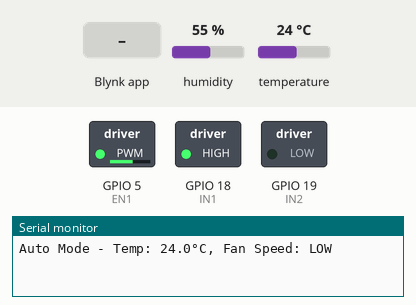
Simulated run of this sketch. Board: ESP32. On the bench: switched loads named in the sketch (green lamp = pin HIGH), the last lines printed to the serial monitor. Inputs (shaded band) come from the test bench; at power-on: temperature 24 °C, humidity 55 %. WiFi joins after 1.5 s; servers stay silent unless stated.

Above: at 3.0 s.
3.1 s: temperature set to 33 °C
At 5.3 s:
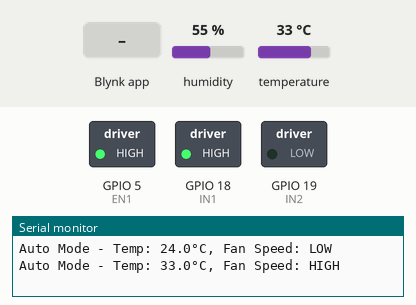
5.8 s: Blynk app writes 1 to V2
8.5 s: Blynk app writes 1 to V3
At 11.1 s:
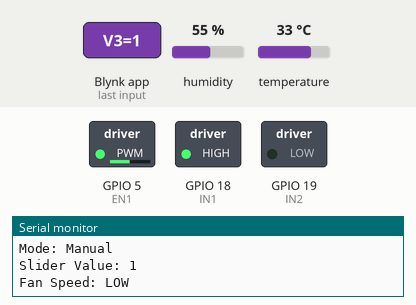
11.4 s: Blynk app writes 200 to V3
At 12.5 s:
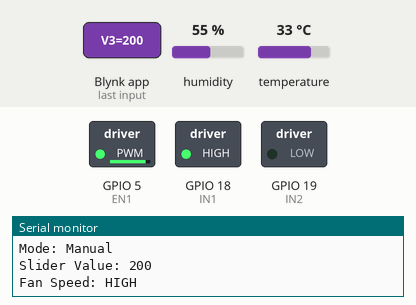
14.1 s: Blynk app writes 0 to V3
At 17.3 s:
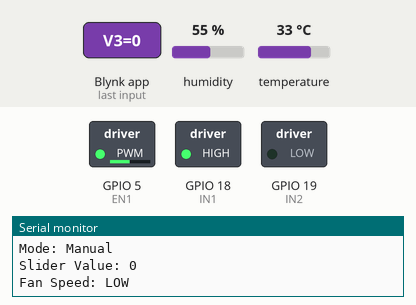
Timing chart, 0 to 18.4 s (numbered marks = the images above; inputs shaded):
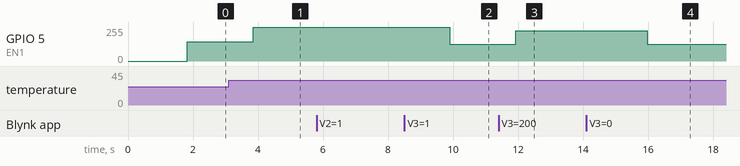

The sketch:

working_fan_control_dht11.ino
```cpp
#define BLYNK_TEMPLATE_ID "TMPL3ZVsANCjk"
#define BLYNK_TEMPLATE_NAME "Fan control"
#define BLYNK_AUTH_TOKEN "2gHXBdDEeyC4HKwaq4Vk_qcPJ-3g1Y-n"

#include <WiFi.h>
#include <BlynkSimpleEsp32.h>
#include <DHT.h>

// WiFi credentials
char auth[] = BLYNK_AUTH_TOKEN;
char ssid[] = "Test123";
char pass[] = "00000000";

// DHT11 sensor setup
#define DHTPIN 15
#define DHTTYPE DHT11
DHT dht(DHTPIN, DHTTYPE);

// Motor control pins
const int IN1 = 18;
const int IN2 = 19;
const int EN1 = 5;  // PWM pin

// PWM settings
const int pwmFreq = 5000;
const int pwmRes = 12;  // 12-bit resolution (0–4095)

// Fan control state
bool manualMode = false;
int manualSliderValue = 0;

// Manual mode: Fan speed level based on slider value
String getSpeedLevelFromSlider(int sliderValue) {
  if (sliderValue <= 120) return "LOW";
  else if (sliderValue <= 160) return "MEDIUM";
  else return "HIGH";
}

// Auto mode: Fan speed level based on PWM value
String getSpeedLevelFromPWM(int pwmValue) {
  if (pwmValue <= 2800) return "LOW";
  else if (pwmValue <= 3500) return "MEDIUM";
  else return "HIGH";
}

// Set fan speed using mapped PWM
void setFanSpeed(int sliderValue) {
  int pwmValue = map(sliderValue, 0, 255, 2000, 4095);
  ledcWrite(EN1, pwmValue);

  Serial.println("Mode: Manual");
  Serial.printf("Slider Value: %d\n", sliderValue);
  Serial.printf("Fan Speed: %s\n", getSpeedLevelFromSlider(sliderValue).c_str());

  // Optional: Blynk.virtualWrite(V4, getSpeedLevelFromSlider(sliderValue));
}

void setup() {
  Serial.begin(115200);
  dht.begin();

  pinMode(IN1, OUTPUT);
  pinMode(IN2, OUTPUT);
  digitalWrite(IN1, HIGH);
  digitalWrite(IN2, LOW);

  // Use new unified PWM attach method
  if (!ledcAttach(EN1, pwmFreq, pwmRes)) {
    Serial.println("PWM attach failed!");
  }

  Blynk.begin(auth, ssid, pass);
}

// Mode switch (manual/auto)
BLYNK_WRITE(V2) {
  manualMode = param.asInt();
  Serial.printf("Mode: %s\n", manualMode ? "Manual" : "Auto");
}

// Slider value
BLYNK_WRITE(V3) {
  manualSliderValue = param.asInt();
  if (manualMode) {
    setFanSpeed(manualSliderValue);
  }
}

void loop() {
  Blynk.run();

  float temp = dht.readTemperature();
  float hum = dht.readHumidity();

  if (!isnan(temp)) Blynk.virtualWrite(V0, temp);
  if (!isnan(hum))  Blynk.virtualWrite(V1, hum);

  if (isnan(temp)) {
    Serial.println("Failed to read temperature!");
    return;
  }

  if (!manualMode) {
    int pwmValue;
    if (temp <= 30) {
      pwmValue = 2300;
    } else if (temp < 32) {
      pwmValue = 3200;
    } else {
      pwmValue = 4095;
    }

    ledcWrite(EN1, pwmValue);
    Serial.printf("Auto Mode - Temp: %.1f°C, Fan Speed: %s\n", temp, getSpeedLevelFromPWM(pwmValue).c_str());

    // Optional: Blynk.virtualWrite(V4, getSpeedLevelFromPWM(pwmValue));
  }

  delay(2000);
}
```

Measured:
- after the input at 3.1 s, GPIO 5 (EN1): 143/255 → 255/255 after 0.75 s
- after the input at 8.5 s, GPIO 5 (EN1): 255/255 → 125/255 after 1.4 s
- after the input at 11.4 s, GPIO 5 (EN1): 125/255 → 227/255 after 0.52 s
- after the input at 14.1 s, GPIO 5 (EN1): 227/255 → 125/255 after 1.9 s
